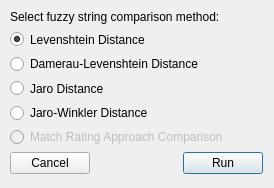
<?xml version="1.0" encoding="UTF-8"?>
<ui version="4.0">
 <class>Dialog</class>
 <widget class="QDialog" name="Dialog">
  <property name="geometry">
   <rect>
    <x>0</x>
    <y>0</y>
    <width>274</width>
    <height>188</height>
   </rect>
  </property>
  <property name="windowTitle">
   <string>Match...</string>
  </property>
  <widget class="QWidget" name="layoutWidget">
   <property name="geometry">
    <rect>
     <x>10</x>
     <y>10</y>
     <width>253</width>
     <height>164</height>
    </rect>
   </property>
   <layout class="QVBoxLayout" name="verticalLayout_2">
    <item>
     <widget class="QLabel" name="label">
      <property name="text">
       <string>Select fuzzy string comparison method:</string>
      </property>
     </widget>
    </item>
    <item>
     <layout class="QVBoxLayout" name="verticalLayout">
      <item>
       <widget class="QRadioButton" name="lev_rb">
        <property name="text">
         <string>Levenshtein Distance</string>
        </property>
        <property name="checked">
         <bool>true</bool>
        </property>
        <attribute name="buttonGroup">
         <string notr="true">buttonGroup</string>
        </attribute>
       </widget>
      </item>
      <item>
       <widget class="QRadioButton" name="damlev_rb">
        <property name="text">
         <string>Damerau-Levenshtein Distance</string>
        </property>
        <attribute name="buttonGroup">
         <string notr="true">buttonGroup</string>
        </attribute>
       </widget>
      </item>
      <item>
       <widget class="QRadioButton" name="jaro_rb">
        <property name="text">
         <string>Jaro Distance</string>
        </property>
        <attribute name="buttonGroup">
         <string notr="true">buttonGroup</string>
        </attribute>
       </widget>
      </item>
      <item>
       <widget class="QRadioButton" name="jarowink_rb">
        <property name="text">
         <string>Jaro-Winkler Distance</string>
        </property>
        <property name="checked">
         <bool>false</bool>
        </property>
        <attribute name="buttonGroup">
         <string notr="true">buttonGroup</string>
        </attribute>
       </widget>
      </item>
      <item>
       <widget class="QRadioButton" name="mrac_rb">
        <property name="enabled">
         <bool>false</bool>
        </property>
        <property name="text">
         <string>Match Rating Approach Comparison</string>
        </property>
        <attribute name="buttonGroup">
         <string notr="true">buttonGroup</string>
        </attribute>
       </widget>
      </item>
     </layout>
    </item>
    <item>
     <layout class="QHBoxLayout" name="horizontalLayout">
      <item>
       <widget class="QPushButton" name="runcancel_button">
        <property name="text">
         <string>Cancel</string>
        </property>
        <property name="autoDefault">
         <bool>false</bool>
        </property>
       </widget>
      </item>
      <item>
       <spacer name="horizontalSpacer">
        <property name="orientation">
         <enum>Qt::Horizontal</enum>
        </property>
        <property name="sizeHint" stdset="0">
         <size>
          <width>40</width>
          <height>20</height>
         </size>
        </property>
       </spacer>
      </item>
      <item>
       <widget class="QPushButton" name="runrun_button">
        <property name="text">
         <string>Run</string>
        </property>
       </widget>
      </item>
     </layout>
    </item>
   </layout>
  </widget>
 </widget>
 <resources/>
 <connections>
  <connection>
   <sender>runrun_button</sender>
   <signal>clicked()</signal>
   <receiver>Dialog</receiver>
   <slot>accept()</slot>
   <hints>
    <hint type="sourcelabel">
     <x>235</x>
     <y>156</y>
    </hint>
    <hint type="destinationlabel">
     <x>356</x>
     <y>163</y>
    </hint>
   </hints>
  </connection>
  <connection>
   <sender>runcancel_button</sender>
   <signal>clicked()</signal>
   <receiver>Dialog</receiver>
   <slot>reject()</slot>
   <hints>
    <hint type="sourcelabel">
     <x>69</x>
     <y>154</y>
    </hint>
    <hint type="destinationlabel">
     <x>38</x>
     <y>290</y>
    </hint>
   </hints>
  </connection>
 </connections>
 <buttongroups>
  <buttongroup name="buttonGroup"/>
 </buttongroups>
</ui>
